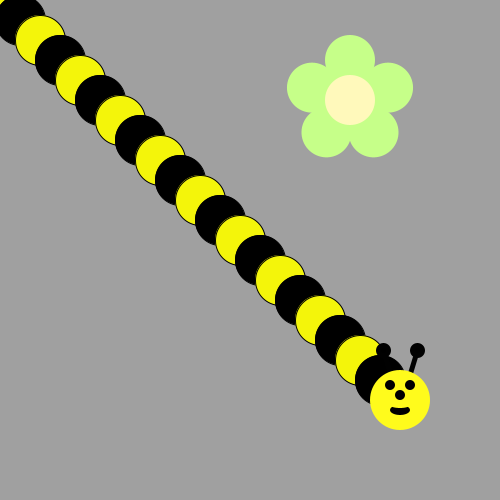
Frame 1 (no input)
Frame 60 (the mouse pressed at the canvas centre just before this capture): identical to frame 1, image omitted
Frame 120 (the mouse held since frame 60 and released just before this capture): identical to frame 1, image omitted

The Processing sketch that drew this single still picture (run headless with seeded random() and noise(); from frame 60 on, the mouse is pressed at the canvas centre):

// Processing sketch: bee
// ── bee.pde
int X=0;
int Y=0;

void setup() {
     ellipseMode(CENTER);
     size(500, 500);
      background(160, 160, 160);
     for(int i=0; i<=20; i++){
       if(i%2==0)
            fill(#F4F50A);
       else
           fill(#000000);
        ellipse(X,Y, 50, 50);
        X+=20;
        Y+=20;
        
    }  
drawBeeFace(400,400);
     
     drawFlower(350, 100);
    
}


void draw() {
/*Use a loop to make a body for the Bee!
Then put his head on using drawBeeFace(x,y)
Use Modulo to make the colors alternate 
*/

}

void drawFlower(int x, int y) {
     noStroke();
     translate(x, y);
     // draw 5 petals, rotating after each one<
     fill(#c6ff89);      // green
      for (int i = 0; i < 5; i++) {
           ellipse(0, -40, 50, 50);
          rotate(radians(72));
     }
     fill(#fff9bb); // light yellow
     ellipse(0, 0, 50, 50);
} 
void drawBeeFace(int BeeFaceX, int BeeFaceY) {
     noStroke();
     fill(0, 0, 0);
     stroke(1);
     strokeWeight(5);
     line(BeeFaceX-10, BeeFaceY-27, BeeFaceX-17, BeeFaceY-50);
     line(BeeFaceX+10, BeeFaceY-27, BeeFaceX+17, BeeFaceY-50);
     ellipse(BeeFaceX-17, BeeFaceY-50, 10, 10);
     ellipse(BeeFaceX+17, BeeFaceY-50, 10, 10);
     noStroke();
     fill(255, 251, 28);
     ellipse(BeeFaceX, BeeFaceY, 60, 60); // face
     fill(255, 237, 209);
     fill(0,0,0);
      ellipse(BeeFaceX-10, BeeFaceY-15, 10, 10); // eyes
     ellipse(BeeFaceX+10, BeeFaceY-15, 10, 10);
      ellipse(BeeFaceX, BeeFaceY-5, 10, 10); // nose
      ellipse(BeeFaceX, BeeFaceY+10, 20, 10);// mouth
     fill(255, 251, 28);
     ellipse(BeeFaceX, BeeFaceY+5, 20, 6);
}
